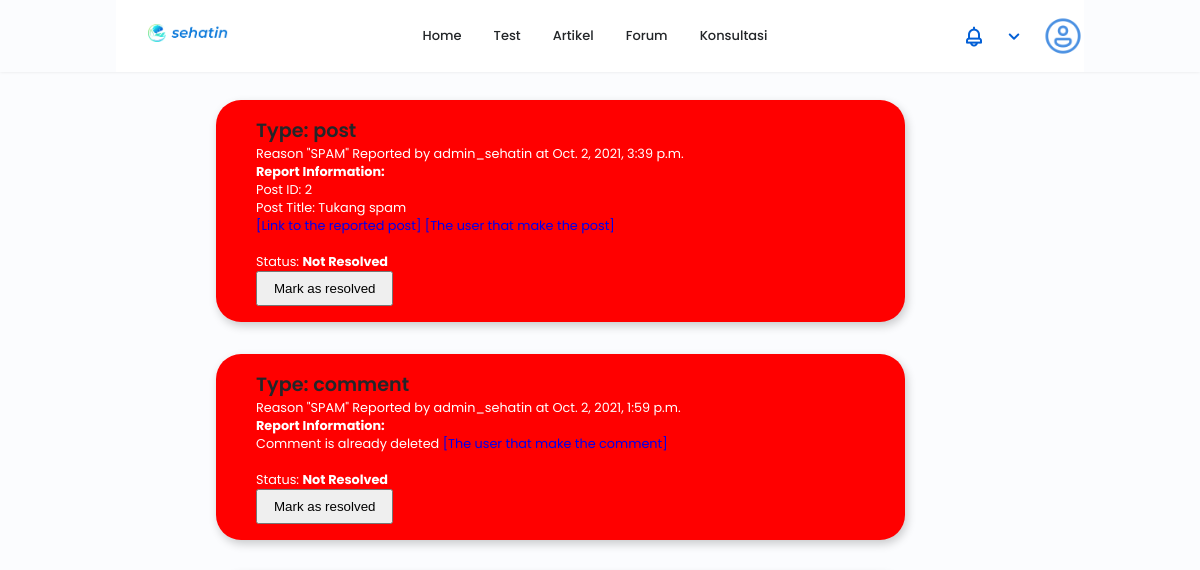
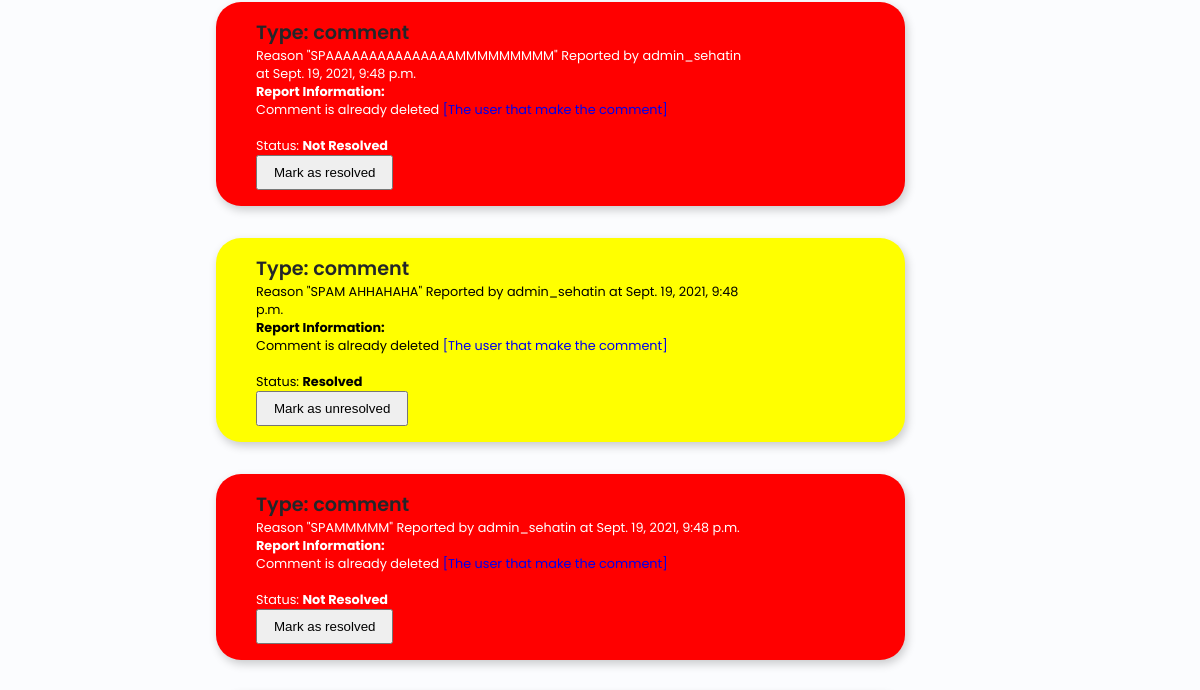
/report (signed in, upper part), run on an earlier commit of the app's database (2 pictures, top to bottom).
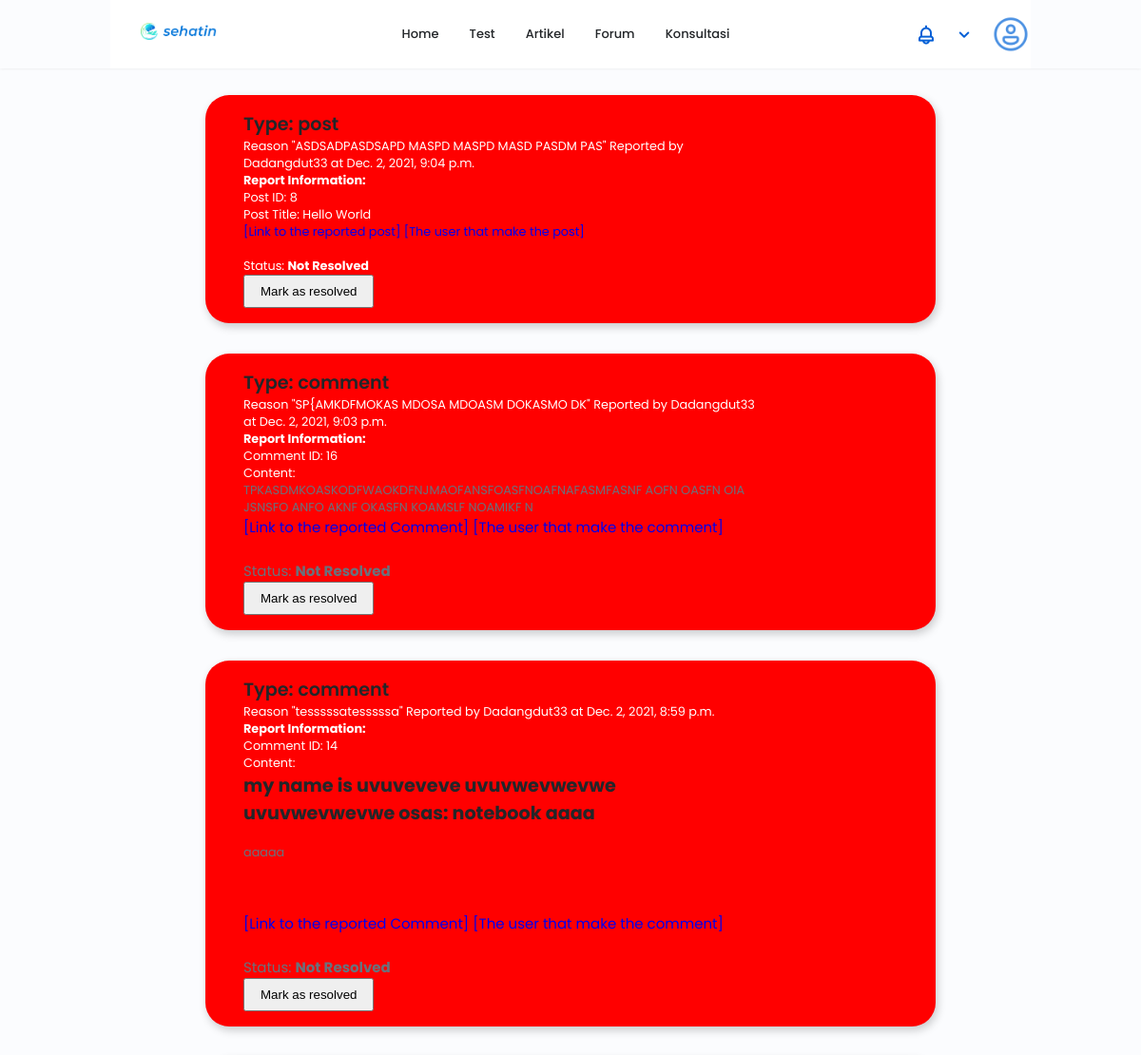
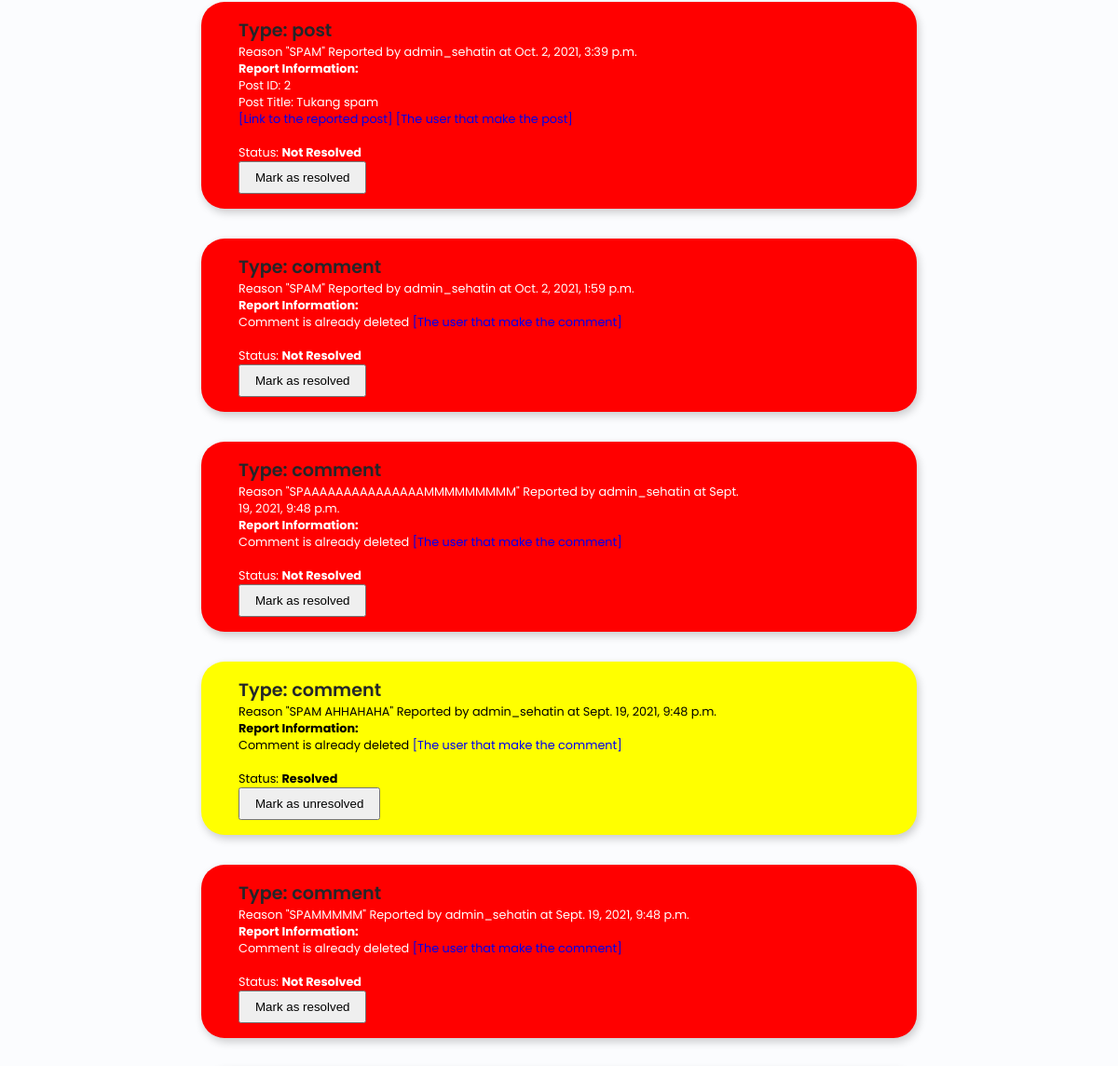
And on a later commit of the database (2 pictures, top to bottom).
### sehat_in_webproject/models.py (models this page shows)
class Report(models.Model):
    user = models.ForeignKey(User, on_delete=models.SET_NULL, null=True, related_name='reporter') # The one that reports
    reportedUser = models.ForeignKey(User, on_delete=models.SET_NULL, null=True, related_name='reported') # If reporting a user
    post = models.ForeignKey(Forum, on_delete=models.SET_NULL, null=True) # If reporting a post
    comment = models.ForeignKey(Comment, on_delete=models.SET_NULL, null=True) # If reporting a comment
    reason = models.CharField(max_length=200)
    reportType = models.CharField(max_length=50)
    isResolved = models.BooleanField(default=False)
    created_at = models.DateTimeField(auto_now_add=True)

class Forum(models.Model): # Post
    id = models.AutoField(primary_key=True)
    title = models.CharField(max_length=200)
    content = models.TextField()
    tag = models.ForeignKey(Tag, on_delete=models.CASCADE, null=True, blank=True)
    user = models.ForeignKey(User, on_delete=models.SET_NULL, null=True)
    likes = models.IntegerField(default=0)
    comments = models.IntegerField(default=0)
    created_at = models.DateTimeField(auto_now_add=True)
    updated_at = models.DateTimeField(auto_now=True)

class Comment(models.Model): # Comment of a post
    id = models.AutoField(primary_key=True)
    content = models.TextField()
    created_at = models.DateTimeField(auto_now_add=True)
    updated_at = models.DateTimeField(auto_now=True)
    comment_Forum = models.ForeignKey(Forum, on_delete=models.CASCADE, null=True, blank=True)
    comment_Konsultasi = models.ForeignKey(Konsultasi, on_delete=models.CASCADE, null=True, blank=True)
    user = models.ForeignKey(User, on_delete=models.SET_NULL, null=True)
    likes = models.IntegerField(default=0)

### sehat_in_webproject/views.py (the view)
# urls.py: path('report', views.report, name='report'),
def report(request):
    if request.user.is_superuser:
        paginator = Paginator(Report.objects.all().order_by('-created_at'), 25)
        page = request.GET.get('page')
        reports = paginator.get_page(page)
        notifications = Notification.objects.filter(user=request.user).order_by('-created_at')
        return render(request, 'report.html', {'reportsPaged': reports, 'notifications': notifications})
    else:
        raise PermissionDenied()

### sehat_in_webproject/templatetags/remove_unused.py (called while the page is built)
@register.filter
def remove_unused(value):
    return value.replace(" ","-").replace("?", "")

### templates/report.html (shortened to what this page needs)
<!DOCTYPE html>
<html lang="en">
{% load static %}
<head>
    <link rel="stylesheet" href="{% static 'css/swiper-bundle.min.css' %}">
    <link rel="stylesheet" href="https://unicons.iconscout.com/release/v4.0.0/css/line.css">
    <link rel="stylesheet" href="{% static 'css/styles.css' %}">
    <link rel="stylesheet" href="{% static 'css/header.css' %}">
    <link rel="stylesheet" href="{% static 'css/footer.css' %}">
    <link rel="stylesheet" href="{% static 'css/forum.css' %}">
</head>
<body>
    {% include 'templates/header.html' %}
    <main class="container" style="margin-top: 100px;">
        <div class="container__forum">
            {% for report in reportsPaged %}
            {% if report.isResolved %}
            <div class="container__card" id="report-{{ report.id }}" style="background-color: yellow; padding-right: 0px; width: auto; height: auto;">
            {% else %}
            <div class="container__card" id="report-{{ report.id }}" style="background-color: red; padding-right: 0px; width: auto; height: auto;">
            {% endif %}
                <div class="forum__about" style="width: auto;">
                    <h1>Type: {{ report.reportType }}</h1>
                    {% if report.isResolved %}
                    <p style="width: auto; max-width: 100%; color: black;" id="report-text-{{ report.id }}">
                    {% else %}
                    <p style="width: auto; max-width: 100%; color: white;" id="report-text-{{ report.id }}">
                    {% endif %}
                        Reason "{{ report.reason }}" Reported by {{ report.user }} at {{ report.created_at }}<br>
                        <b>Report Information:</b> <br>
                        {% if report.reportType == 'post' %}
                            {% if report.post %}
                                Post ID: {{ report.post.id }}<br>
                                Post Title: {{ report.post.title }}<br>
                                <a href="/post/{{ report.post.id }}">[Link to the reported post]</a>
                            {% else %}
                                Post is already deleted
                            {% endif %}
                            {% if report.user %}
                                <a href="/profile/{{ report.user.username }}">[The user that make the post]</a>
                            {% else %}
                                User is already deleted
                            {% endif %}
                        {% elif report.reportType == 'comment' %}
                            {% if report.comment %}
                                Comment ID: {{ report.comment.id }}<br>
                                Content:<br>{% autoescape off %}{{ report.comment.content }}{% endautoescape %}
                                <a href="/forum/{{ report.post.id }}/{{ report.post.title }}#comments-{{ report.comment.id }}">[Link to the reported Comment]</a>
                            {% else %}
                                Comment is already deleted
                            {% endif %}
                            {% if report.user %}
                                <a href="/profile/{{ report.user.username }}">[The user that make the comment]</a>
                            {% else %}
                                User is already deleted
                            {% endif %}
                        {% elif report.reportType == 'user' %}
                            {% if report.user %}
                                <a href="/profile/{{ report.user.username }}">[{{ report.user.username }}'s profile]</a>
                            {% else %}
                                User is already deleted
                            {% endif %}
                        {% endif %}
                        <br><br>
                        Status: <span id="status-{{ report.id }}"><b>{% if report.isResolved %}Resolved{% else %}Not Resolved{% endif %}</b></span></br>
                    </p>
                    <button id="resolvebtn-{{ report.id }}" onclick="statusChange('{{ report.id }}', '{{ csrf_token }}')">
                        {% if report.isResolved %}Mark as unresolved{% else %}Mark as resolved{% endif %}
                    </button>
                </div>
            </div>
        {% endfor %}
        </div>
    </main>
</body>
</html>

### templates/header.html (shortened to what this page needs)
    {% load static %}
    {% load remove_unused %}
    <header class="header" id="header">
        <nav class="nav container scroll-header">
            <a href="/" class="nav__logo">
                <img src="{% static 'img/logo sehatin.png' %}" alt="logo">
            </a>
            <div class="nav__menu" id="nav-menu">
                <ul class="nav__list grid">
                    <li class="nav__item">
                        <a href="/" id="home" class="nav__link">
                             Home
                        </a>
                    </li>
                    <li class="nav__item">
                        <a href="/tests" id="test" class="nav__link">
                             Test
                        </a>
                    </li>
                    <li class="nav__item">
                        <a href="/artikel" id="artikel" class="nav__link">
                             Artikel
                        </a>
                    </li>
                    <li class="nav__item">
                        <a href="/forum" id="forum" class="nav__link " >
                             Forum
                        </a>
                    </li>
                    <li class="nav__item">
                        <a href="/konsultasi" id="konsultasi" class="nav__link">
                             Konsultasi
                        </a>
                    </li>
                </ul>
            </div>
            <div class="nav__btns">
                {% if user.is_authenticated %}
                    <ul class="account">
                        <li>
                            <i class="uil uil-bell dropdown account__icon">
                            </i>
                        </li>
                        <li>
                            <i class="uil uil-angle-down dropdown account__icon">
                            </i>
                        </li>
                        <li>
                            <div class="avatar">
                                <img src="{% static 'img/default_profile.png' %}" alt="">
                            </div>
                        </li>
                    </ul>
                {% endif %}
            </div>
        </nav>
    </header>

### static/css/styles.css (style rules this page uses)
:root { --header-height: 3rem; --hue-color: 215; --first-color: hsl(var(--hue-color), 69%, 61%); --first-color-second: hsl(var(--hue-color), 69%, 61%); --first-color-alt: hsl(var(--hue-color), 57%, 53%); --first-color-lighter: hsl(var(--hue-color), 92%, 85%); --title-color: hsl(var(--hue-color), 8%, 15%); --text-color: hsl(var(--hue-color), 8%, 45%); --text-color-light: hsl(var(--hue-color), 8%, 65%); --input-color: hsl(var(--hue-color), 70%, 96%); --body-color: hsl(var(--hue-color), 60%, 99%); --container-color: #FFF; --scroll-bar-color: hsl(var(--hue-color), 12%, 90%); --scroll-thumb-color: hsl(var(--hue-color), 12%, 80%); --body-font: 'Poppins', sans-serif; --big-font-size: 2rem; --h1-font-size: 1.5rem; --h2-font-size: 1.25rem; --h3-font-size: 1.125rem; --normal-font-size: .938rem; --small-font-size: .813rem; --smaller-font-size: .75rem; --font-medium: 500; --font-semi-bold: 600; --mb-0-25: .25rem; --mb-0-5: .5rem; --mb-0-75: .75rem; --mb-1: 1rem; --mb-1-5: 1.5rem; --mb-2: 2rem; --mb-2-5: 2.5rem; --mb-3: 3rem; --z-tooltip: 10; --z-fixed: 100; --z-modal: 1000; }
@media screen and (min-width: 968px) { :root { --big-font-size: 3rem; --h1-font-size: 2.25rem; --h2-font-size: 1.5rem; --h3-font-size: 1.25rem; --normal-font-size: 1rem; --small-font-size: .875rem; --smaller-font-size: 813rem; } }
.nav__btns { display: flex; align-items: center; }
* { box-sizing: border-box; padding: 0; margin: 0; }
html { scroll-behavior: smooth; }
body { margin: 0 0 var(--header-height) 0; font-family: var(--body-font); font-size: var(--normal-font-size); background-color: var(--body-color); color: var(--text-color); }
h1, h2, h3, h4 { color: var(--title-color); font-weight: var(--font-semi-bold); }
ul { list-style: none; }
a { text-decoration: none; }
img { max-width: 100%; height: auto; }
.container { max-width: 768px; margin-left: var(--mb-1-5); margin-right: var(--mb-1-5); }
.grid { display: grid; gap: 1.5rem; }
.header { width: 100%; position: fixed; bottom: 0; left: 0; z-index: var(--z-fixed); background-color: var(--body-color); box-shadow: 0 -1px 4px 0 rgba(0,0,0, .15); }
@media screen and (min-width:768px) { .container { margin-left: auto; margin-right: auto; } }
@media screen and (min-width:768px) { body { margin: 0; } }
@media screen and (min-width:768px) { .header, .main, .footer__container { padding: 0 1rem; } }

### static/css/forum.css (style rules this page uses)
.container { display: flex; }
main { margin-top: 2rem; }
.container__forum { display: flex; flex-direction:column; }
.container__card { display: flex; background: #FFFFFF; box-shadow: 2px 4px 10px rgba(0, 0, 0, 0.2); border-radius: 25px; padding: 1rem 2.5rem; width: 38rem; height: 10rem; margin-bottom: 2rem; }
.forum__about { max-width: 75%; }
.forum__about h1 { font-size: 1.2rem; overflow: hidden; }
.forum__about p { font-size: 0.8rem; min-width: 25rem; word-wrap: break-word; }
button { padding: .5rem 1rem; cursor: pointer; }

What changed in the data, as far as the page shows it:
added Report: reportType "post", reason "ASDSADPASDSAPD MASPD MASPD MASD PASDM PAS", user "Dadangdut33", created_at "Dec. 2, 2021, 9:04 p.m.", post.id "8", post "Hello World", isResolved "Not Resolved"
added Report: reportType "comment", reason "SP{AMKDFMOKAS MDOSA MDOASM DOKASMO DK", user "Dadangdut33", created_at "Dec. 2, 2021, 9:03 p.m.", comment.id "16", comment.content "TPKASDMKOASKODFWAOKDFNJMAOFANSFOASFNOAFNAFASMFASNF AOFN OASFN OIA JSNSFO ANFO AKNF OKASFN KOAMSLF NOAMIKF N", isResolved "Not Resolved"
added Report: reportType "comment", reason "tesssssatesssssa", user "Dadangdut33", created_at "Dec. 2, 2021, 8:59 p.m.", comment.id "14", comment.content "my name is uvuveveve uvuvwevwevwe uvuvwevwevwe osas: notebook aaaa aaaaa", isResolved "Not Resolved"
